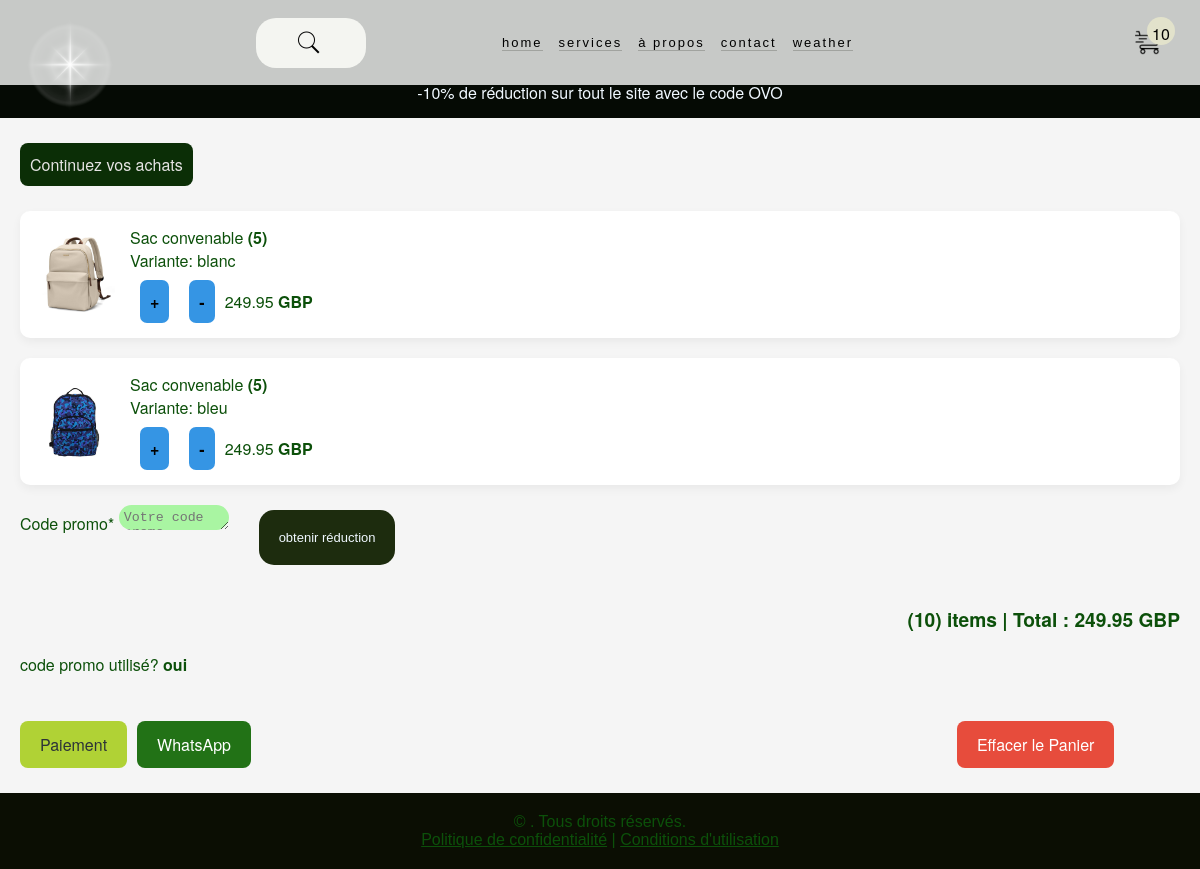
The app's page /cart/ (signed in) with its own data.
### heart/models.py (models this page shows, shortened)
class CartItem(models.Model):
    cart = models.ForeignKey(Cart, on_delete=models.CASCADE, related_name='items')
    product = models.ForeignKey(Product, on_delete=models.CASCADE, null=True, blank=True)
    variant = models.ForeignKey(ProductVariant, on_delete=models.CASCADE, related_name="cart_items", null=True)
    quantity = models.IntegerField(default=0, validators=[MinValueValidator(1)])
    added_at = models.DateTimeField(auto_now_add=True)
    class Meta:
        constraints = [
            models.UniqueConstraint(
                fields=["cart", "variant"],
                name="unique_variant_per_cart"
            )
        ]
    def get_subtotal(self):
        return self.product.price * self.quantity

class ProductVariant(models.Model):
    product = models.ForeignKey(Product, on_delete=models.CASCADE, related_name="variants",)
    color = models.ForeignKey(Color, on_delete=models.SET_NULL, null=True, blank=True, related_name="product_variants",)
    size = models.ForeignKey(Size, on_delete=models.SET_NULL, null=True, blank=True, related_name="product_variants",)
    stock = models.PositiveIntegerField(default=0)
    sku = models.CharField(max_length=100, blank=True, null=True, unique=True)
    class Meta:
        constraints= [
            models.CheckConstraint(
                condition=Q(stock__gte=0),
                name="variants_stock_gte_0",),
        ]
    @property
    def primary_image(self):
        if self.color:
            img = self.product.images.filter(color=self.color, is_primary=True).first()
            if img:
                return img.image.url
        img = self.product.images.filter(is_primary=True).first()
        if img:
            return img.image.url
        return self.product.image.url if self.product.image else ""

class Product(models.Model):
    STOCK_STATUS = [
        ('in_stock', 'En Stock'),
        ('low_stock', 'Stock Limité'),
        ('out_of_stock', 'Rupture de Stock'),
    ]
    id = models.UUIDField(primary_key=True, default=uuid.uuid4, editable=False)
    name = models.CharField(max_length=200)
    slug = models.SlugField(unique=True, blank=True)
    category = models.ForeignKey(Category, on_delete=models.CASCADE, null=True, blank=True , related_name="cat")
    price = models.DecimalField(decimal_places=2, max_digits=7)
    description = models.TextField()
    image = models.ImageField()
    stock_quantity = models.IntegerField(default=0, validators=[MinValueValidator(0)])
    stock_status = models.CharField(max_length=20, choices=STOCK_STATUS, default='in_stock')
    old_price = models.DecimalField(decimal_places=2, max_digits=7, blank=True, null=True)
    is_featured = models.BooleanField(default=False)
    taille = models.CharField(max_length=200, blank=True, null=True)
    description_detaillee = models.TextField(blank=True, null=True)
    sku = models.CharField(max_length=100, unique=True, null=True)
    created_at = models.DateTimeField(blank=True, auto_now_add=True, null=True)
    PRODUCT_TYPE_CHOICES = [
        ('physical', 'Physique'),
        ('digital', 'Numérique'),
    ]
    product_type = models.CharField(max_length=20, choices=PRODUCT_TYPE_CHOICES, default='physical')

class Color(models.Model):
    name = models.CharField(max_length=200, null=True, blank=True)
    code_hex = models.CharField(max_length=200, null=True, blank=True)

class ProductImage(models.Model):
    product = models.ForeignKey(Product, on_delete=models.CASCADE, related_name='images')
    color = models.ForeignKey(Color, on_delete=models.CASCADE, related_name='color_images', null=True, blank=True)
    image = models.ImageField(upload_to='products/')
    is_primary = models.BooleanField(default=False)
    order = models.IntegerField(default=0)
    class Meta:
        ordering = ['order']
        constraints = [
            models.UniqueConstraint(
                fields=['product', 'color'],
                condition=models.Q(is_primary=True),
                name='unique_primary_per_color'
            )
        ]

class Cart(models.Model):
    user = models.OneToOneField(User, on_delete=models.CASCADE, null=True, blank=True)
    session_key = models.CharField(max_length=100, blank=True, null=True)
    created_at = models.DateTimeField(auto_now_add=True)
    updated_at = models.DateTimeField(auto_now=True)
    code_promo = models.CharField(max_length=100)
    def get_total(self):
        if self.code_promo in ["MALI10", "ML", "OH", "OVO"]:
            return sum(item.get_subtotal() for item in self.items.all())-(sum(item.get_subtotal() for item in self.items.all())*10)/100
        elif self.code_promo in ["OMG"]:
            return sum(item.get_subtotal() for item in self.items.all())-(sum(item.get_subtotal() for item in self.items.all())*50)/100
        return sum(item.get_subtotal() for item in self.items.all())
    def get_items_count(self):
        return sum(item.quantity for item in self.items.all())
    def __str__(self):
        owner = self.user.username if self.user else f"Session: {self.session_key}"
        return f"Panier de {owner}"

### heart/views.py (the view, shortened to what this page needs)
# urls.py: path('cart/', cart, name='cart'),
def cart(request):
    cart = get_or_create_cart(request)
    cart_items = cart.items.select_related('product', 'variant__color', 'variant__size')
    form = CartForm()
    context = {
        'cart': cart,
        'cart_items': cart_items,
        'cart_items_count': cart.get_items_count(),
        'total_price': cart.get_total(),
        'form': form
    }
    return render(request, 'cart.html', context)

### heart/forms.py
class CartForm(forms.ModelForm):
    class Meta:
        model = Cart
        fields = ['code_promo']
        widgets = {
            'code_promo': forms.Textarea(attrs={'rows': 1, 'placeholder': 'Votre code promo...'}),
        }
    def __init__(self, *args, **kwargs):
        super().__init__(*args, **kwargs)
        self.fields['code_promo']
        self.helper = FormHelper()
        self.helper.layout = Layout(Field('code_promo'), Submit('submit', 'obtenir réduction', css_class='addBt'))

### heart/views.py (called while the page is built, shortened)
def get_or_create_cart(request):
    try:
        if request.user.is_authenticated:
            cart, created = Cart.objects.get_or_create(user=request.user)
            print(f"utilisateur connecté et panier récupéré {cart}")
        return cart
    except Exception as e:
        print(f"problème de panier {str(e)}")
    return None

### templates/cart.html (shortened to what this page needs)
{% extends 'base.html' %}
{% load static %}
{% load crispy_forms_tags %}
{% block css %}
<link rel="stylesheet" href="{% static 'css/cart.css' %}">
{{ block.super }}
{% endblock %}
{% block content %}
<div class="cart-page">
    {% if cart_items %}
    <a href="{% url 'home' %}#product-grid" class="btn btn-continue">
        Continuez vos achats
    </a>
    {% endif %}
    <div class="cart-content">
        {% if cart_items %}
            {% for item in cart_items %}
            <div class="cart-item">
                <img src="{{ item.variant.primary_image }}" alt="{{ item.product.name }}">
                <div class="item-details">
                    <p class="item-name"> {{ item.product.name }} <b id="item_count" data-cart_item_id="{{ item.id }}">({{item.quantity}})</b></p>
                    {% if item.variant %}
                    <p class="item-variant">Variante: {{ item.variant.color.name }} {% if item.variant.size %} / {{ item.variant.size.name }} {% endif %}</p>
                    {% endif %}
                    <div class="item-actions">
                        <a href="{% url 'update_cart' %}" id="update_cart" data-id="{{ item.id }}" action="increase" class="action-btn">+</a>
                        <a href="{% url 'update_cart' %}" id="update_cart" data-id="{{ item.id }}" action="decrease" class="action-btn">-</a>
                        <span class="item-subtotal" data-cart_item_id="{{ item.id }}">{{ item.get_subtotal }} <b>GBP</b></span>
                    </div>
                </div>
            </div>
            {% endfor %}
          {% crispy form %}
            <div class="cart-total">
               <span id="nb_item">({{ cart.get_items_count }}) items |</span> <span id="prix_total">Total : {{ cart.get_total }} <b>GBP</b></span>
            </div>
            <div id="promo_code_section">
              code promo utilisé? {% if cart.code_promo == 'MALI10' or cart.code_promo == 'OMG' or cart.code_promo == "ML" or cart.code_promo == "OH" or cart.code_promo  == "OVO" %} <b id="code_yes">oui</b> <input id="code" type="hidden" value={{cart.code_promo}}>
              {% else %} <b id="code_no">non</b> {% endif %}
            </div>
            <div class="cart-actions">
                <a href="#" class="btn btn-primary">Paiement</a>
                <a href="#" id="checkout-whatsapp" class="btn btn-secondary">WhatsApp</a>
                <a href="{% url 'remove_cart' %}" class="btn btn-danger">Effacer le Panier</a>
            </div>
        {% else %}
        <div class="empty-cart">
            <h2>Votre panier est vide</h2>
            <a href="{% url 'home' %}#product-grid" class="btn btn-primary">Voir les produits</a>
        </div>
        {% endif %}
    </div>
</div>
{% endblock %}

### static/css/cart.css (style rules this page uses)
* { color: #0c500a; }
.cart-page { max-width: 1200px; min-height: 550px; margin: 0 auto; padding: 20px; font-family: 'Helvetica Neue', Arial, sans-serif; background-color: #f5f5f5; color: #2d2d2d; }
.btn { display: inline-block; padding: 12px 20px; border-radius: 8px; text-decoration: none; font-weight: 500; text-align: center; margin: 5px 0; transition: all 0.3s ease; }
.btn-continue { padding: 10px; background-color: #0b2e06; color: #e6e4e4; }
.btn-primary { background-color: #b0d235; color: #2d3338; }
.btn-secondary { background-color: #227216; color: #fff; }
.btn-danger { background-color: #e74c3c; color: #fff; margin-left: 60%; }
.cart-content { display: flex; flex-direction: column; gap: 20px; margin-top: 20px; }
.cart-item { display: flex; flex-direction: row; align-items: center; gap: 15px; background: #fff; padding: 15px; border-radius: 10px; box-shadow: 0 4px 10px rgba(0,0,0,0.05); }
.cart-item img { width: 80px; height: auto; border-radius: 8px; }
.item-details { flex: 1; }
.item-actions { display: flex; align-items: center; gap: 10px; margin-top: 8px; }
.action-btn { padding: 5px 10px; border-radius: 5px; background: #ddd; text-decoration: none; font-weight: bold; }
.cart-total { font-size: 1.2rem; font-weight: 600; text-align: right; margin-top: 15px; }
.cart-actions { display: flex; flex-direction: column; gap: 10px; margin-top: 20px; }
@media (min-width:768px) { .cart-item { flex-direction: row; } }
@media (min-width:768px) { .cart-actions { flex-direction: row; } }
.addBt { padding: 20px; border-radius: 15px; cursor: pointer; border: none; background-color: rgb(29, 44, 14); color: aliceblue; font-size: 13px; }
.textarea { width: 100px; outline: none; border-radius: 20px; border: none; padding: 5px; background-color: #a9f5a2; }
form { display:flex; gap: 30px; }

### static/css/main.css (style rules this page uses)
* { margin: 0; padding: 0; }
body { box-sizing: border-box; font-family: "Helvetica Neue", Arial, sans-serif; }
html { scroll-behavior: smooth; }
html, body { max-width: 100%; overflow-x: hidden; }
body { color: var(--text); background: linear-gradient(180deg, #fcfbf8 0%, #f5f1ea 100%); }
input::placeholder { font-size: 14px; font-weight: 500; }
.cart-content #update_cart { border: none; text-decoration: none; color: black; background: rgb(53, 149, 228); padding: 10px; cursor: pointer; border-radius: 7px; margin-left: 10px; align-items: center; display: flex; }

### records on screen
CartItem: variant.primary_image (picture), product.name "Sac convenable", quantity "5", variant.color.name "blanc", get_subtotal "249.95"
CartItem: variant.primary_image (picture), product.name "Sac convenable", quantity "5", variant.color.name "bleu", get_subtotal "249.95"
Cart: get_items_count "10", get_total "249.95"

### other values on screen
{{ cart_items_count|default:0 }} "10"
